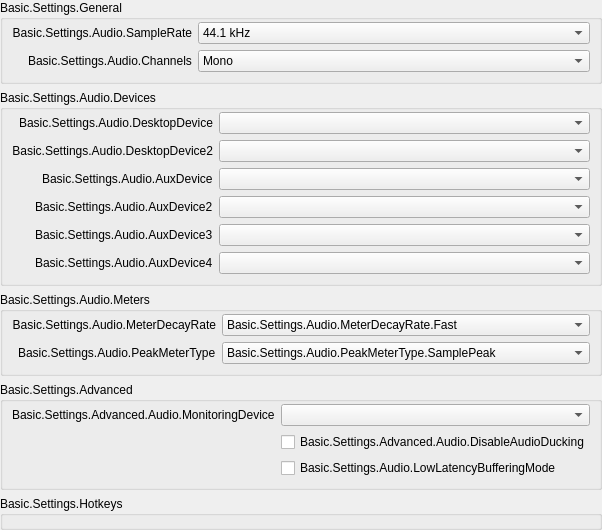
           <widget class="QWidget" name="scrollAreaWidgetContents_50">
            <property name="geometry">
             <rect>
              <x>0</x>
              <y>0</y>
              <width>590</width>
              <height>511</height>
             </rect>
            </property>
            <layout class="QVBoxLayout" name="verticalLayout_50">
             <property name="leftMargin">
              <number>0</number>
             </property>
             <property name="topMargin">
              <number>0</number>
             </property>
             <property name="rightMargin">
              <number>0</number>
             </property>
             <property name="bottomMargin">
              <number>0</number>
             </property>
             <item>
              <widget class="QFrame" name="widget_50">
               <layout class="QVBoxLayout" name="verticalLayout_51">
                <property name="leftMargin">
                 <number>0</number>
                </property>
                <property name="topMargin">
                 <number>0</number>
                </property>
                <property name="rightMargin">
                 <number>0</number>
                </property>
                <property name="bottomMargin">
                 <number>0</number>
                </property>
                <item>
                 <widget class="QGroupBox" name="audioGeneralGroupBox">
                  <property name="title">
                   <string>Basic.Settings.General</string>
                  </property>
                  <layout class="QFormLayout" name="formLayout_52">
                   <property name="fieldGrowthPolicy">
                    <enum>QFormLayout::FieldGrowthPolicy::AllNonFixedFieldsGrow</enum>
                   </property>
                   <property name="labelAlignment">
                    <set>Qt::AlignmentFlag::AlignRight|Qt::AlignmentFlag::AlignTrailing|Qt::AlignmentFlag::AlignVCenter</set>
                   </property>
                   <property name="topMargin">
                    <number>2</number>
                   </property>
                   <item row="0" column="0">
                    <widget class="QLabel" name="label_14">
                     <property name="minimumSize">
                      <size>
                       <width>170</width>
                       <height>0</height>
                      </size>
                     </property>
                     <property name="text">
                      <string>Basic.Settings.Audio.SampleRate</string>
                     </property>
                     <property name="alignment">
                      <set>Qt::AlignmentFlag::AlignRight|Qt::AlignmentFlag::AlignTrailing|Qt::AlignmentFlag::AlignVCenter</set>
                     </property>
                     <property name="buddy">
                      <cstring>sampleRate</cstring>
                     </property>
                    </widget>
                   </item>
                   <item row="0" column="1">
                    <widget class="QComboBox" name="sampleRate">
                     <property name="currentText">
                      <string notr="true">44.1 kHz</string>
                     </property>
                     <property name="currentIndex">
                      <number>0</number>
                     </property>
                     <item>
                      <property name="text">
                       <string>44.1 kHz</string>
                      </property>
                     </item>
                     <item>
                      <property name="text">
                       <string>48 kHz</string>
                      </property>
                     </item>
                    </widget>
                   </item>
                   <item row="1" column="0">
                    <widget class="QLabel" name="label_15">
                     <property name="text">
                      <string>Basic.Settings.Audio.Channels</string>
                     </property>
                     <property name="buddy">
                      <cstring>channelSetup</cstring>
                     </property>
                    </widget>
                   </item>
                   <item row="1" column="1">
                    <widget class="QComboBox" name="channelSetup">
                     <property name="currentText">
                      <string>Mono</string>
                     </property>
                     <property name="currentIndex">
                      <number>0</number>
                     </property>
                     <item>
                      <property name="text">
                       <string>Mono</string>
                      </property>
                     </item>
                     <item>
                      <property name="text">
                       <string>Stereo</string>
                      </property>
                     </item>
                     <item>
                      <property name="text">
                       <string>2.1</string>
                      </property>
                     </item>
                     <item>
                      <property name="text">
                       <string>4.0</string>
                      </property>
                     </item>
                     <item>
                      <property name="text">
                       <string>4.1</string>
                      </property>
                     </item>
                     <item>
                      <property name="text">
                       <string>5.1</string>
                      </property>
                     </item>
                     <item>
                      <property name="text">
                       <string>7.1</string>
                      </property>
                     </item>
                    </widget>
                   </item>
                  </layout>
                 </widget>
                </item>
                <item>
                 <widget class="QGroupBox" name="audioDevicesGroupBox">
                  <property name="title">
                   <string>Basic.Settings.Audio.Devices</string>
                  </property>
                  <layout class="QFormLayout" name="formLayout_53">
                   <property name="fieldGrowthPolicy">
                    <enum>QFormLayout::FieldGrowthPolicy::AllNonFixedFieldsGrow</enum>
                   </property>
                   <property name="labelAlignment">
                    <set>Qt::AlignmentFlag::AlignRight|Qt::AlignmentFlag::AlignTrailing|Qt::AlignmentFlag::AlignVCenter</set>
                   </property>
                   <property name="topMargin">
                    <number>2</number>
                   </property>
                   <item row="0" column="0">
                    <widget class="QLabel" name="label_2">
                     <property name="minimumSize">
                      <size>
                       <width>170</width>
                       <height>0</height>
                      </size>
                     </property>
                     <property name="text">
                      <string>Basic.Settings.Audio.DesktopDevice</string>
                     </property>
                     <property name="alignment">
                      <set>Qt::AlignmentFlag::AlignRight|Qt::AlignmentFlag::AlignTrailing|Qt::AlignmentFlag::AlignVCenter</set>
                     </property>
                     <property name="buddy">
                      <cstring>desktopAudioDevice1</cstring>
                     </property>
                    </widget>
                   </item>
                   <item row="0" column="1">
                    <widget class="QComboBox" name="desktopAudioDevice1">
                     <property name="enabled">
                      <bool>true</bool>
                     </property>
                    </widget>
                   </item>
                   <item row="1" column="0">
                    <widget class="QLabel" name="label_3">
                     <property name="text">
                      <string>Basic.Settings.Audio.DesktopDevice2</string>
                     </property>
                     <property name="alignment">
                      <set>Qt::AlignmentFlag::AlignRight|Qt::AlignmentFlag::AlignTrailing|Qt::AlignmentFlag::AlignVCenter</set>
                     </property>
                     <property name="buddy">
                      <cstring>desktopAudioDevice2</cstring>
                     </property>
                    </widget>
                   </item>
                   <item row="1" column="1">
                    <widget class="QComboBox" name="desktopAudioDevice2">
                     <property name="enabled">
                      <bool>true</bool>
                     </property>
                    </widget>
                   </item>
                   <item row="2" column="0">
                    <widget class="QLabel" name="label_4">
                     <property name="text">
                      <string>Basic.Settings.Audio.AuxDevice</string>
                     </property>
                     <property name="buddy">
                      <cstring>auxAudioDevice1</cstring>
                     </property>
                    </widget>
                   </item>
                   <item row="2" column="1">
                    <widget class="QComboBox" name="auxAudioDevice1">
                     <property name="enabled">
                      <bool>true</bool>
                     </property>
                    </widget>
                   </item>
                   <item row="3" column="0">
                    <widget class="QLabel" name="label_5">
                     <property name="text">
                      <string>Basic.Settings.Audio.AuxDevice2</string>
                     </property>
                     <property name="buddy">
                      <cstring>auxAudioDevice2</cstring>
                     </property>
                    </widget>
                   </item>
                   <item row="3" column="1">
                    <widget class="QComboBox" name="auxAudioDevice2">
                     <property name="enabled">
                      <bool>true</bool>
                     </property>
                    </widget>
                   </item>
                   <item row="4" column="0">
                    <widget class="QLabel" name="label_6">
                     <property name="text">
                      <string>Basic.Settings.Audio.AuxDevice3</string>
                     </property>
                     <property name="buddy">
                      <cstring>auxAudioDevice3</cstring>
                     </property>
                    </widget>
                   </item>
                   <item row="4" column="1">
                    <widget class="QComboBox" name="auxAudioDevice3">
                     <property name="enabled">
                      <bool>true</bool>
                     </property>
                    </widget>
                   </item>
                   <item row="5" column="1">
                    <widget class="QComboBox" name="auxAudioDevice4">
                     <property name="enabled">
                      <bool>true</bool>
                     </property>
                    </widget>
                   </item>
                   <item row="5" column="0">
                    <widget class="QLabel" name="label_67">
                     <property name="text">
                      <string>Basic.Settings.Audio.AuxDevice4</string>
                     </property>
                     <property name="buddy">
                      <cstring>auxAudioDevice4</cstring>
                     </property>
                    </widget>
                   </item>
                  </layout>
                 </widget>
                </item>
                <item>
                 <widget class="QGroupBox" name="audioMetersGroupBox">
                  <property name="title">
                   <string>Basic.Settings.Audio.Meters</string>
                  </property>
                  <layout class="QFormLayout" name="formLayout_54">
                   <property name="fieldGrowthPolicy">
                    <enum>QFormLayout::FieldGrowthPolicy::AllNonFixedFieldsGrow</enum>
                   </property>
                   <property name="labelAlignment">
                    <set>Qt::AlignmentFlag::AlignRight|Qt::AlignmentFlag::AlignTrailing|Qt::AlignmentFlag::AlignVCenter</set>
                   </property>
                   <property name="topMargin">
                    <number>2</number>
                   </property>
                   <item row="0" column="0">
                    <widget class="QLabel" name="label_65">
                     <property name="minimumSize">
                      <size>
                       <width>170</width>
                       <height>0</height>
                      </size>
                     </property>
                     <property name="text">
                      <string>Basic.Settings.Audio.MeterDecayRate</string>
                     </property>
                     <property name="alignment">
                      <set>Qt::AlignmentFlag::AlignRight|Qt::AlignmentFlag::AlignTrailing|Qt::AlignmentFlag::AlignVCenter</set>
                     </property>
                     <property name="buddy">
                      <cstring>meterDecayRate</cstring>
                     </property>
                    </widget>
                   </item>
                   <item row="0" column="1">
                    <widget class="QComboBox" name="meterDecayRate">
                     <property name="currentText">
                      <string>Basic.Settings.Audio.MeterDecayRate.Fast</string>
                     </property>
                     <property name="currentIndex">
                      <number>0</number>
                     </property>
                     <item>
                      <property name="text">
                       <string>Basic.Settings.Audio.MeterDecayRate.Fast</string>
                      </property>
                     </item>
                     <item>
                      <property name="text">
                       <string>Basic.Settings.Audio.MeterDecayRate.Medium</string>
                      </property>
                     </item>
                     <item>
                      <property name="text">
                       <string>Basic.Settings.Audio.MeterDecayRate.Slow</string>
                      </property>
                     </item>
                    </widget>
                   </item>
                   <item row="1" column="0">
                    <widget class="QLabel" name="label_66">
                     <property name="text">
                      <string>Basic.Settings.Audio.PeakMeterType</string>
                     </property>
                     <property name="buddy">
                      <cstring>peakMeterType</cstring>
                     </property>
                    </widget>
                   </item>
                   <item row="1" column="1">
                    <widget class="QComboBox" name="peakMeterType">
                     <property name="currentIndex">
                      <number>0</number>
                     </property>
                     <item>
                      <property name="text">
                       <string>Basic.Settings.Audio.PeakMeterType.SamplePeak</string>
                      </property>
                     </item>
                     <item>
                      <property name="text">
                       <string>Basic.Settings.Audio.PeakMeterType.TruePeak</string>
                      </property>
                     </item>
                    </widget>
                   </item>
                  </layout>
                 </widget>
                </item>
                <item>
                 <widget class="QGroupBox" name="audioAdvGroupBox">
                  <property name="title">
                   <string>Basic.Settings.Advanced</string>
                  </property>
                  <layout class="QFormLayout" name="formLayout_56">
                   <property name="fieldGrowthPolicy">
                    <enum>QFormLayout::FieldGrowthPolicy::AllNonFixedFieldsGrow</enum>
                   </property>
                   <property name="labelAlignment">
                    <set>Qt::AlignmentFlag::AlignRight|Qt::AlignmentFlag::AlignTrailing|Qt::AlignmentFlag::AlignVCenter</set>
                   </property>
                   <property name="topMargin">
                    <number>2</number>
                   </property>
                   <item row="0" column="0">
                    <widget class="QLabel" name="monitoringDeviceLabel">
                     <property name="text">
                      <string>Basic.Settings.Advanced.Audio.MonitoringDevice</string>
                     </property>
                     <property name="buddy">
                      <cstring>monitoringDevice</cstring>
                     </property>
                    </widget>
                   </item>
                   <item row="0" column="1">
                    <widget class="QComboBox" name="monitoringDevice"/>
                   </item>
                   <item row="1" column="1">
                    <widget class="QCheckBox" name="disableAudioDucking">
                     <property name="text">
                      <string>Basic.Settings.Advanced.Audio.DisableAudioDucking</string>
                     </property>
                    </widget>
                   </item>
                   <item row="2" column="0">
                    <spacer name="horizontalSpacer_11">
                     <property name="orientation">
                      <enum>Qt::Orientation::Horizontal</enum>
                     </property>
                     <property name="sizeType">
                      <enum>QSizePolicy::Policy::Expanding</enum>
                     </property>
                     <property name="sizeHint" stdset="0">
                      <size>
                       <width>170</width>
                       <height>20</height>
                      </size>
                     </property>
                    </spacer>
                   </item>
                   <item row="2" column="1">
                    <widget class="QCheckBox" name="lowLatencyBuffering">
                     <property name="text">
                      <string>Basic.Settings.Audio.LowLatencyBufferingMode</string>
                     </property>
                    </widget>
                   </item>
                  </layout>
                 </widget>
                </item>
                <item>
                 <widget class="QGroupBox" name="audioHotkeysGroupBox">
                  <property name="title">
                   <string>Basic.Settings.Hotkeys</string>
                  </property>
                  <layout class="QFormLayout" name="audioSourceLayout">
                   <property name="fieldGrowthPolicy">
                    <enum>QFormLayout::FieldGrowthPolicy::AllNonFixedFieldsGrow</enum>
                   </property>
                   <property name="labelAlignment">
                    <set>Qt::AlignmentFlag::AlignRight|Qt::AlignmentFlag::AlignTrailing|Qt::AlignmentFlag::AlignVCenter</set>
                   </property>
                   <property name="topMargin">
                    <number>2</number>
                   </property>
                  </layout>
                 </widget>
                </item>
                <item>
                 <spacer name="verticalSpacer_4">
                  <property name="orientation">
                   <enum>Qt::Orientation::Vertical</enum>
                  </property>
                  <property name="sizeHint" stdset="0">
                   <size>
                    <width>20</width>
                    <height>0</height>
                   </size>
                  </property>
                 </spacer>
                </item>
               </layout>
              </widget>
             </item>
            </layout>
           </widget>
